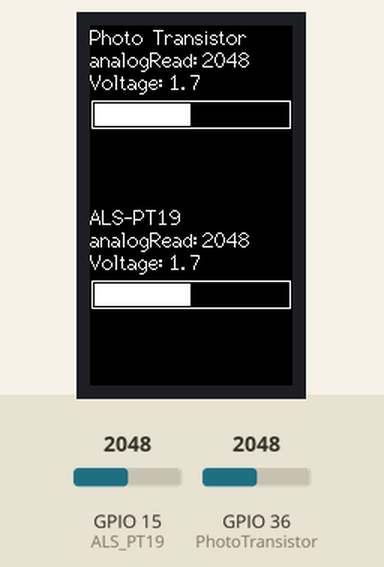
Recording of a sketch running on a simulated ESP32. Parts: 135×240 colour display. Inputs (shaded band) come from the test bench; at power-on: GPIO 15 (ALS_PT19) = 2048, GPIO 36 (PhotoTransistor) = 2048.

Above: at 1.3 s.
1.4 s: GPIO 15 (ALS_PT19) set to 2866
At 2.4 s:
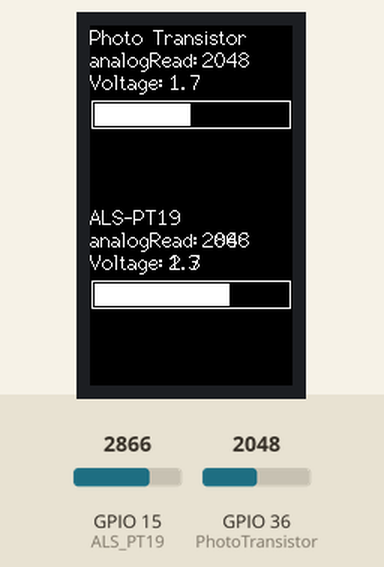
4.4 s: GPIO 36 (PhotoTransistor) set to 2866
At 5.5 s:
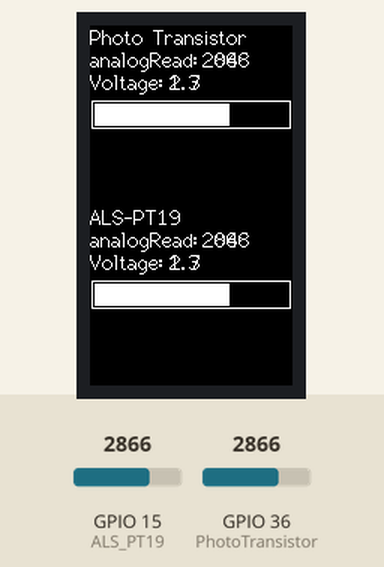
6.0 s: GPIO 15 (ALS_PT19) set to 3603
At 7.2 s:
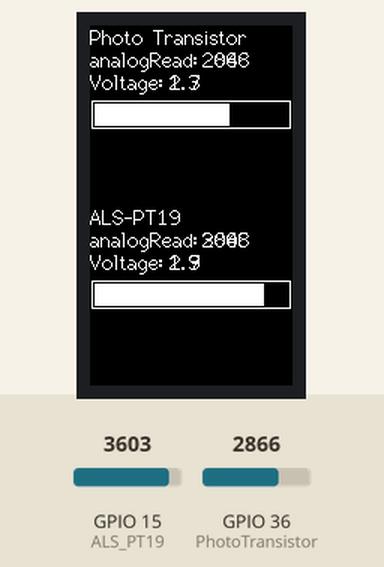
7.5 s: GPIO 36 (PhotoTransistor) set to 3603
At 8.2 s:
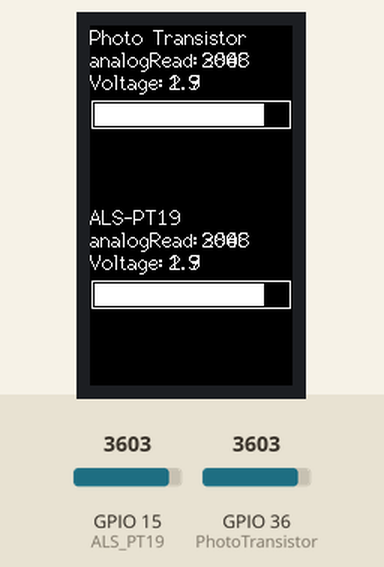
9.0 s: GPIO 15 (ALS_PT19) set to 4095
At 10.2 s:
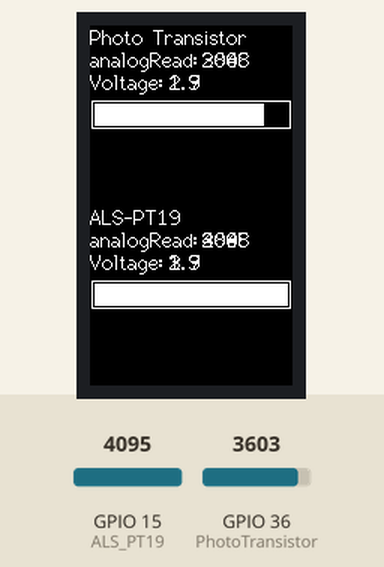
10.5 s: GPIO 36 (PhotoTransistor) set to 4095
At 11.4 s:
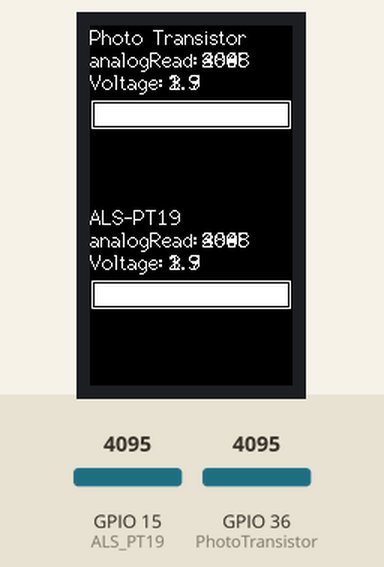
Timing chart, 0 to 13.1 s (numbered marks = the images above; inputs shaded):
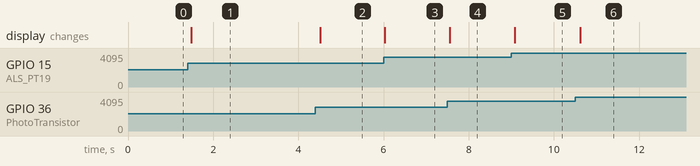

The sketch:

ALSvPHTR.ino
```cpp
#include <TFT_eSPI.h>
TFT_eSPI tft = TFT_eSPI();

// SET THE PINS FOR THE LIGHT SENSORS.
#define PhotoTransistor 36
#define ALS_PT19 15

void setup() {
  // SET UP THE DISPLAY.
  tft.init();
  tft.fillScreen(TFT_BLACK);

  // THIS IS THE TEXT THAT DOESN'T CHANGE, SO I ONLY WRITE IT ONCE.
  // drawString(const char *string, int32_t x, int32_t y, uint8_t font);
  // drawRect(int32_t x, int32_t y, int32_t w, int32_t h, uint32_t color);
  tft.drawString("Photo Transistor", 0, 0, 2);
  tft.drawString("analogRead:", 0, 15, 2);
  tft.drawString("Voltage:", 0, 30, 2);
  tft.drawRect(1, 50, 133, 19, TFT_WHITE);

  tft.drawString("ALS-PT19", 0, 120, 2);
  tft.drawString("analogRead:", 0, 135, 2);
  tft.drawString("Voltage:", 0, 150, 2);
  tft.drawRect(1, 170, 133, 19, TFT_WHITE);
}

void loop() {
  // ANALOG READ THE LIGHT SENSORS.
  int phtrAnalogValue = analogRead(PhotoTransistor);
  int alsAnalogValue = analogRead(ALS_PT19);

  // CONVERT THE ANALOG READ TO A VOLTAGE.
  float phtrVoltage = (3.3 / 4095.0) * phtrAnalogValue;
  float alsVoltage = (3.3 / 4095.0) * alsAnalogValue;

  // HOW THE DISPLAY SHOULD LOOK.
  /*
     Photo Transistor
     analogRead: 2047
     Voltage: 1.6
     █████____|
  */

  // THIS IS THE DATA THAT CHANGES, SO BLANK IT OUT FIRST AND THEN WRITE THE NEW DATA.
  // fillRect(int32_t x, int32_t y, int32_t w, int32_t h, uint32_t color);
  tft.drawString("      ", 75, 15, 2);
  tft.drawNumber(phtrAnalogValue, 75, 15, 2);
  tft.drawString("       ", 53, 30, 2);
  tft.drawFloat(phtrVoltage, 1, 53, 30, 2);
  tft.fillRect(3, 52, 129, 15, TFT_BLACK);
  tft.fillRect(3, 52, phtrAnalogValue / 31.7 , 15, TFT_WHITE);  // 129 max to fit in the rectangle
  /*
     ALS-PT19
     analogRead: 2047
     Voltage: 1.6
     █████_____|
  */
  tft.drawString("      ", 75, 135, 2);
  tft.drawNumber(alsAnalogValue, 75, 135, 2);
  tft.drawString("       ", 53, 150, 2);
  tft.drawFloat(alsVoltage, 1, 53, 150, 2);
  tft.fillRect(3, 172, 129, 15, TFT_BLACK);
  tft.fillRect(3, 172, alsAnalogValue / 31.7 , 15, TFT_WHITE);  // 129 max to fit in the rectangle

  delay(100);
}
```

Measured:
- after the input at 1.4 s, the display: changes after 0.09 s (image 1)
- after the input at 4.4 s, the display: changes after 0.11 s (image 2)
- after the input at 6.0 s, the display: changes at once (image 3)
- after the input at 7.5 s, the display: changes after 0.05 s (image 4)
- after the input at 9.0 s, the display: changes after 0.08 s (image 5)
- after the input at 10.5 s, the display: changes after 0.11 s (image 6)
